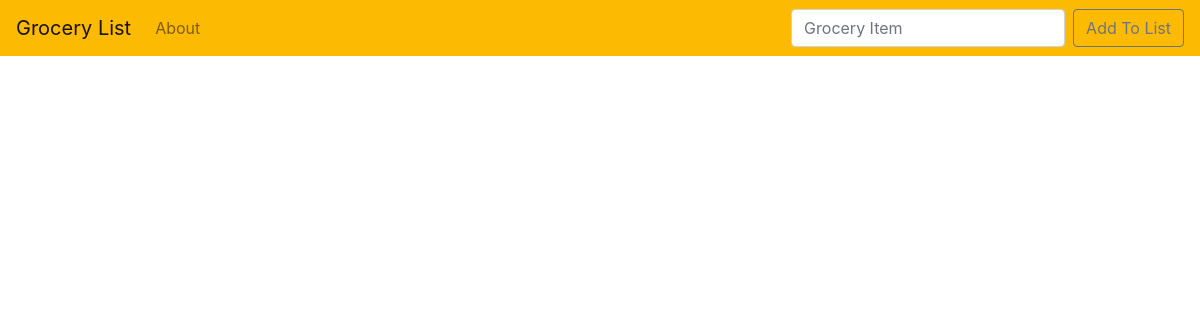
Before: / with the older database file.
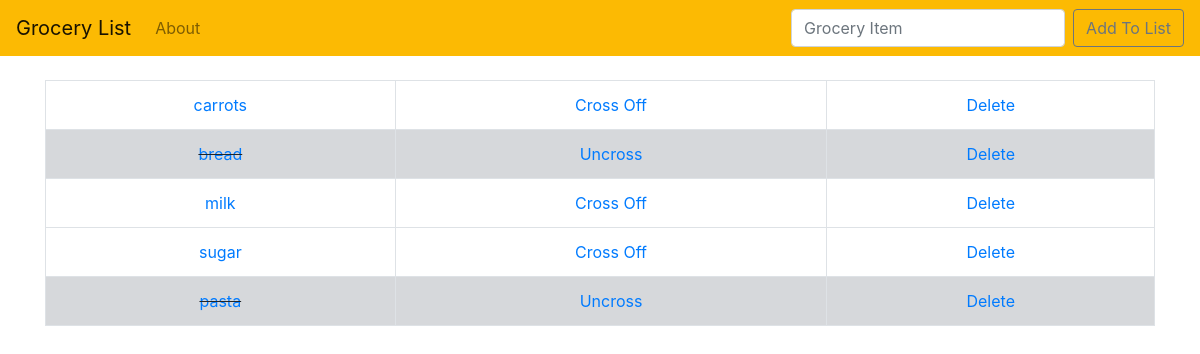
After: the same page with the newer database file.
### grocery_list/models.py (models this page shows, shortened)
class List(models.Model):
	item = models.CharField(max_length=200)
	completed = models.BooleanField(default=False)

### grocery_list/views.py (the view)
# urls.py: path('', views.home, name='home'),
def home(request):
	if request.method == 'POST':
		form = ListForm(request.POST or None)
		if form.is_valid():
			form.save()
			all_items = List.objects.all
			return render(request, 'home.html', {'all_items': all_items})
	else:
		all_items = List.objects.all
		return render(request, 'home.html', {'all_items': all_items})

### grocery_list/templates/home.html (shortened to what this page needs)
{% extends 'base.html' %}
{% block content %}
	{% if all_items %}
	<table class="table table-bordered">
	{% for things in all_items %}
		{% if things.completed %}
			<tr class="table-secondary">
				<td class="striker"><a href="{% url 'edit' things.id %}"><center>{{ things.item }}</center></a></td>
				<td><center><a href="{% url 'uncross' things.id %}">Uncross</a></center></td>
				<td><center><a href="{% url 'delete' things.id %}">Delete</a></center></td>
			</tr>
		{% else %}
			<tr>
				<td><center><a href="{% url 'edit' things.id %}">{{ things.item }}</center></a></td>
				<td><center><a href="{% url 'cross_off' things.id %}">Cross Off</a></center></td>
				<td><center><a href="{% url 'delete' things.id %}">Delete</a></center></td>
			</tr>
		{% endif %}
	{% endfor %}
	</table>
	{% endif %}
{% endblock %}

### grocery_list/templates/base.html (shortened to what this page needs)
{% load static %}
<!doctype html>
<html lang="en">
  <head>
    <link rel="stylesheet" href="https://maxcdn.bootstrapcdn.com/bootstrap/4.0.0/css/bootstrap.min.css">
     <link rel="stylesheet" href="{% static 'css/styles.css' %}">
  </head>
  <body>
  <nav class="navbar navbar-expand-lg navbar-light" style="background-color: #fcba03;">
	  <a class="navbar-brand" href="{% url 'home' %}">Grocery List</a>
	  <div class="collapse navbar-collapse" id="navbarSupportedContent">
	    <ul class="navbar-nav mr-auto">
	      <li class="nav-item">
	        <a class="nav-link" href="{% url 'about' %}">About</a>
	      </li>
	    </ul>
	    <form class="form-inline my-2 my-lg-0" method="POST">
	      <input class="form-control mr-sm-2" type="search" placeholder="Grocery Item" aria-label="Search" name="item">
	      <button class="btn btn-outline-secondary my-2 my-sm-0" type="submit">Add To List</button>
	    </form>
	  </div>
</nav>
    <br>
    <div class='container'>
		{% block content %}
		{% endblock %}
	</div>
  </body>
</html>

### static/css/styles.css (style rules this page uses)
.striker { text-decoration: line-through; }

Changed rows visible on the page:
added List: item "carrots"
added List: item "bread"
added List: item "milk"
added List: item "sugar"
added List: item "pasta"
